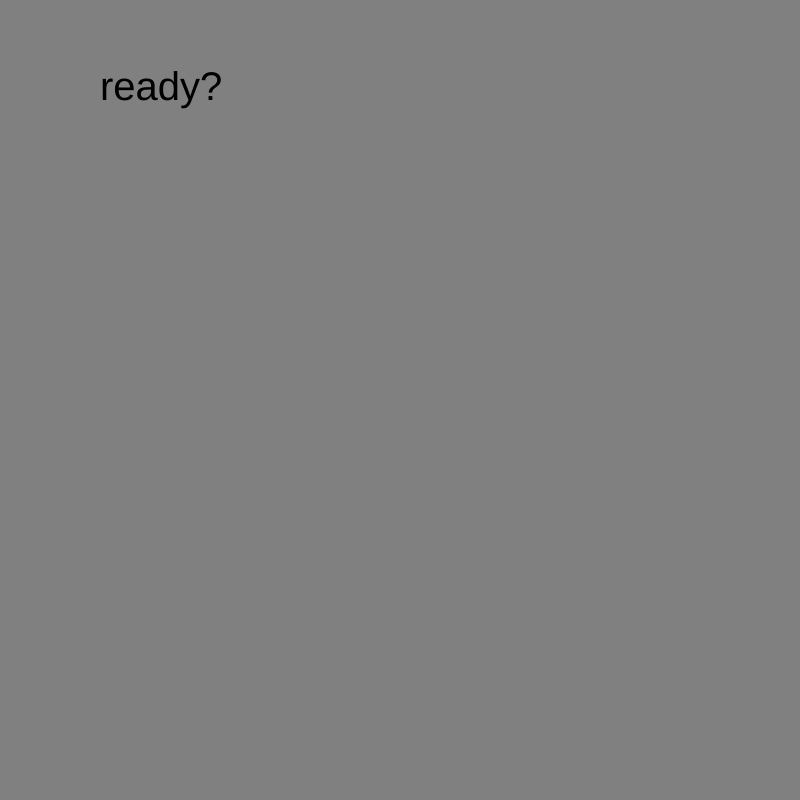
Frame 1 (no input)
Frame 60 (no input): identical to frame 1, image omitted
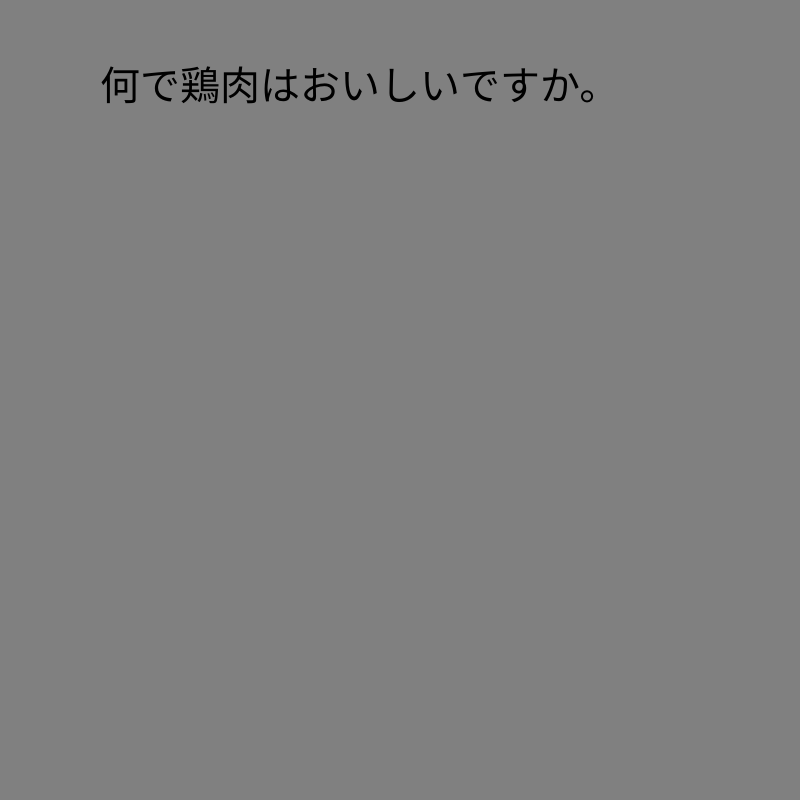
Frame 120 (the mouse pressed at the canvas centre since frame 60)

The p5.js sketch that drew these frames (run headless with seeded random() and noise() and a simulated clock; from frame 60 on, the mouse is pressed at the canvas centre):

// p5.js sketch
// ── sketch.js
var currentState = 0;
var timer = 0;

function setup() {
  // put setup code here
  createCanvas(800,800);
  textSize(40);
}

function draw() {
  // put drawing code here
  timer += 1/60;

  background('grey');
  switch (currentState) {
    case 0:
      text("ready?", 100,100);
      if (timer >= 2) {
        currentState = 1;
      }
      break;
    case 1:
      text("何で鶏肉はおいしいですか。", 100,100);
      if (timer >= 4) {
        currentState = 2;
      }
      break;
    case 2:
      text("それはうまいです。", 100,100);
      if (timer >= 6) {
        currentState = 0;
        timer = 0;
      }
      break;
  }
}

function mousePressed(){
  if (currentState == 2) {
    currentState = 0
  }
  currentState++;

}
